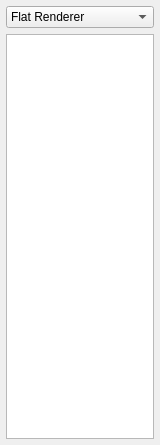
<ui version="4.0" >
 <class>SidebarWidget</class>
 <widget class="QWidget" name="SidebarWidget" >
  <property name="geometry" >
   <rect>
    <x>0</x>
    <y>0</y>
    <width>160</width>
    <height>445</height>
   </rect>
  </property>
  <property name="minimumSize" >
   <size>
    <width>160</width>
    <height>300</height>
   </size>
  </property>
  <property name="windowTitle" >
   <string>Sidebar</string>
  </property>
  <layout class="QVBoxLayout" >
   <property name="spacing" >
    <number>6</number>
   </property>
   <property name="leftMargin" >
    <number>6</number>
   </property>
   <property name="topMargin" >
    <number>6</number>
   </property>
   <property name="rightMargin" >
    <number>6</number>
   </property>
   <property name="bottomMargin" >
    <number>6</number>
   </property>
   <item>
    <widget class="QComboBox" name="renderer_combo_" >
     <item>
      <property name="text" >
       <string>Flat Renderer</string>
      </property>
     </item>
     <item>
      <property name="text" >
       <string>Globe Renderer</string>
      </property>
     </item>
    </widget>
   </item>
   <item>
    <widget class="QListView" name="layer_tree_" />
   </item>
  </layout>
 </widget>
 <resources/>
 <connections/>
</ui>
